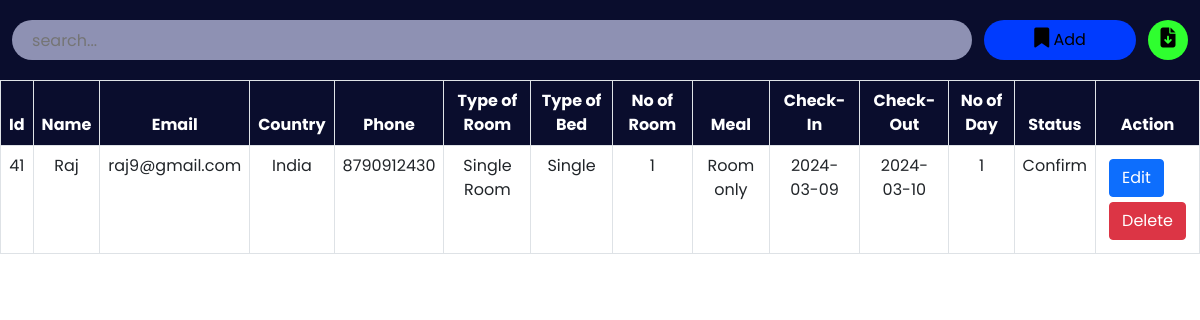
The page /admin/roombook.php on the database its author committed.
### tables this page shows
CREATE TABLE `roombook` (
  `id` int(10) NOT NULL,
  `Name` varchar(50) NOT NULL,
  `Email` varchar(50) NOT NULL,
  `Country` varchar(30) NOT NULL,
  `Phone` varchar(30) NOT NULL,
  `RoomType` varchar(30) NOT NULL,
  `Bed` varchar(30) NOT NULL,
  `Meal` varchar(30) NOT NULL,
  `NoofRoom` varchar(30) NOT NULL,
  `cin` date NOT NULL,
  `cout` date NOT NULL,
  `nodays` int(50) NOT NULL,
  `stat` varchar(30) NOT NULL
);

### admin/roombook.php (the view, shortened to what this page needs)
<?php
include '../config.php';
?>
<!DOCTYPE html>
<html lang="en">
<head>
    <link href="https://cdn.jsdelivr.net/npm/bootstrap@5.0.2/dist/css/bootstrap.min.css" rel="stylesheet">
    <link rel="stylesheet" href="https://cdnjs.cloudflare.com/ajax/libs/font-awesome/6.2.0/css/all.min.css" />
    <link rel="stylesheet" href="./css/roombook.css">
</head>
<body>
    <div class="searchsection">
        <input type="text" name="search_bar" id="search_bar" placeholder="search..." onkeyup="searchFun()">
        <button class="adduser" id="adduser" onclick="adduseropen()"><i class="fa-solid fa-bookmark"></i> Add</button>
        <form action="./exportdata.php" method="post">
            <button class="exportexcel" id="exportexcel" name="exportexcel" type="submit"><i class="fa-solid fa-file-arrow-down"></i></button>
        </form>
    </div>
    <div class="roombooktable" class="table-responsive-xl">
        <?php
            $roombooktablesql = "SELECT * FROM roombook";
            $roombookresult = mysqli_query($conn, $roombooktablesql);
        ?>
        <table class="table table-bordered" id="table-data">
            <thead>
                <tr>
                    <th scope="col">Id</th>
                    <th scope="col">Name</th>
                    <th scope="col">Email</th>
                    <th scope="col">Country</th>
                    <th scope="col">Phone</th>
                    <th scope="col">Type of Room</th>
                    <th scope="col">Type of Bed</th>
                    <th scope="col">No of Room</th>
                    <th scope="col">Meal</th>
                    <th scope="col">Check-In</th>
                    <th scope="col">Check-Out</th>
                    <th scope="col">No of Day</th>
                    <th scope="col">Status</th>
                    <th scope="col" class="action">Action</th>
                </tr>
            </thead>
            <tbody>
            <?php
            while ($res = mysqli_fetch_array($roombookresult)) {
            ?>
                <tr>
                    <td><?php echo $res['id'] ?></td>
                    <td><?php echo $res['Name'] ?></td>
                    <td><?php echo $res['Email'] ?></td>
                    <td><?php echo $res['Country'] ?></td>
                    <td><?php echo $res['Phone'] ?></td>
                    <td><?php echo $res['RoomType'] ?></td>
                    <td><?php echo $res['Bed'] ?></td>
                    <td><?php echo $res['NoofRoom'] ?></td>
                    <td><?php echo $res['Meal'] ?></td>
                    <td><?php echo $res['cin'] ?></td>
                    <td><?php echo $res['cout'] ?></td>
                    <td><?php echo $res['nodays'] ?></td>
                    <td><?php echo $res['stat'] ?></td>
                    <td class="action">
                        <a href="roombookedit.php?id=<?php echo $res['id'] ?>"><button class="btn btn-primary">Edit</button></a>
                        <a href="roombookdelete.php?id=<?php echo $res['id'] ?>"><button class='btn btn-danger'>Delete</button></a>
                    </td>
                </tr>
            <?php
            }
            ?>
            </tbody>
        </table>
    </div>
</body>
</html>

### admin/css/roombook.css (style rules this page uses)
:root { --bg-text-shadow: 0 2px 4px rgb(13 0 77 / 8%), 0 3px 6px rgb(13 0 77 / 8%), 0 8px 16px rgb(13 0 77 / 8%); --bg-box-shadow: 0px 0px 20px 6px rgba(26, 30, 164, 0.31); }
body { background-color: #ffff; }
* { margin: 0; padding: 0; font-family: 'Poppins', sans-serif; }
i { font-size: 20px; }
.searchsection { height: 80px; width: 100%; display: flex; justify-content: space-evenly; align-items: center; background-color: #0a0d2d; position: fixed; z-index: 500; }
#search_bar { height: 40px; width: 80%; border: none; background-color: rgba(195, 198, 233, 0.714); padding-left: 20px; border-radius: 30px; }
#adduser { height: 40px; background-color: rgb(0, 59, 254); border: none; border-radius: 30px; padding: 0 50px; }
.exportexcel { height: 40px; width: 40px; background-color: rgb(47, 255, 47); border: none; border-radius: 50%; }
a { color: black; }
.roombooktable { position: absolute; color: #0a0d2d; margin-top: 80px; width: 100%; height: 100vh; padding-bottom: 900px; }
.roombooktable thead { background-color: #0a0d2d; color: white; text-align: center; }
.roombooktable tbody { text-align: center; }
.action a { text-decoration: none; }
.action button { display: flex; flex-wrap: wrap; margin: 5px; }

### rows shown on the page
roombook: id "41", Name "Raj", Email "raj9@gmail.com", Country "India", Phone "8790912430", RoomType "Single Room", Bed "Single", NoofRoom "1", Meal "Room only", cin "2024-03-09", cout "2024-03-10", nodays "1", stat "Confirm"
